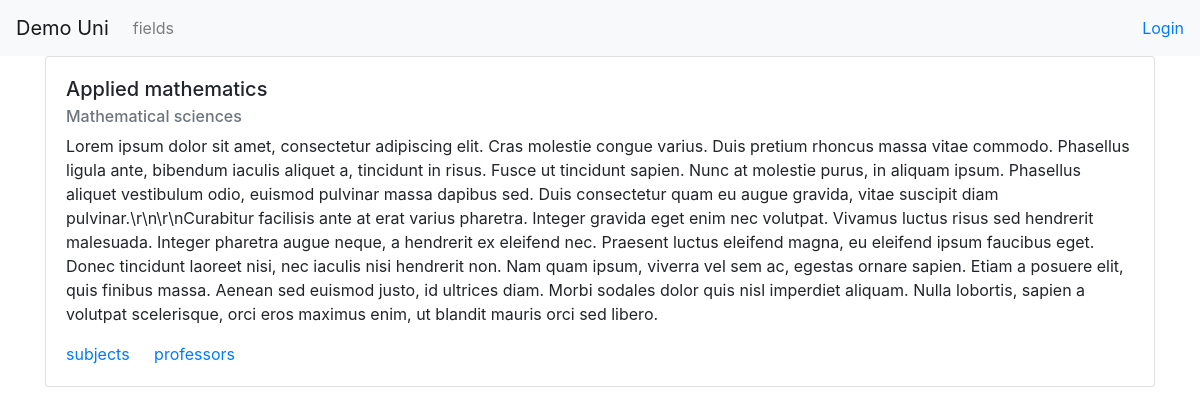
The page /admission/field/1 on the database its author committed.
### admission/models.py (models this page shows, shortened)
class Field(models.Model):
    name = models.CharField(max_length=200)
    area = models.ForeignKey(Area, on_delete=models.CASCADE)
    description = models.TextField(blank=True)
    code = models.CharField(max_length=20, null=True)

class Area(models.Model):
    name = models.CharField(max_length=200)
    def __str__(self):
        return self.name

### admission/views.py (the view)
# urls.py: path('field/<int:id>', views.field_info),
def field_info(request, id):
    field = Field.objects.get(id=id)
    context = {}
    context['field'] = field
    return render(request, 'field_info.html', context)

### admission/templates/field_info.html
{% extends 'base.html' %}
{% block content %}
<div class="card" style="width: 100%;">
  <div class="card-body">
    <h5 class="card-title">{{field.name}}</h5>
    <h6 class="card-subtitle mb-2 text-muted">{{field.area}}</h6>
    <p class="card-text">{{field.description}}</p>
    <a href="#" class="card-link">subjects</a>
    <a href="#" class="card-link">professors</a>
  </div>
</div>
{% endblock %}

### rows shown on the page
Field: name "Applied mathematics", area "Mathematical sciences", description "Lorem ipsum dolor sit amet, consectetur adipiscing elit. Cras molestie congue varius. Duis pretium rhoncus massa vitae commodo. Phasellus ligula ante, bibendum iaculis aliquet a, tincidunt in risus. Fusce ut tincidunt sapien. Nunc at molestie purus, in aliquam ipsum. Phasellus aliquet vestibulum odio, euismod pulvinar massa dapibus sed. Duis consectetur quam eu augue gravida, vitae suscipit diam pulvinar.\\r\\n\\r\\nCurabitur facilisis ante at erat varius pharetra. Integer gravida eget enim nec volutpat. Vivamus luctus risus sed hendrerit malesuada. Integer pharetra augue neque, a hendrerit ex eleifend nec. Praesent luctus eleifend magna, eu eleifend ipsum faucibus eget. Donec tincidunt laoreet…"
